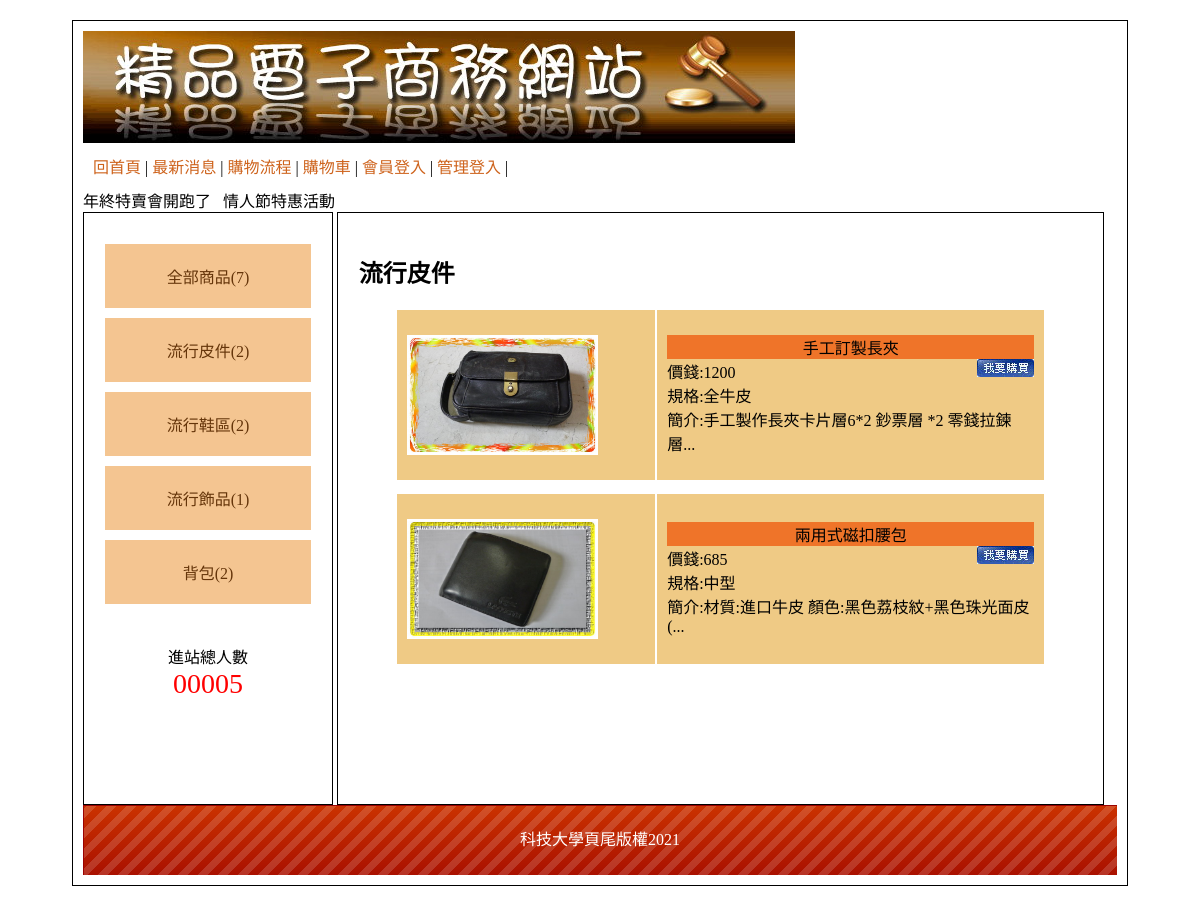
Screenshot of /?type=1 with the database file from the repository.
### tables this page shows
CREATE TABLE `type` (
  `id` int(10) UNSIGNED NOT NULL,
  `name` text NOT NULL,
  `parent` int(10) UNSIGNED NOT NULL DEFAULT 0
);

CREATE TABLE `goods` (
  `id` int(10) UNSIGNED NOT NULL,
  `no` text NOT NULL,
  `name` text NOT NULL,
  `price` int(10) UNSIGNED NOT NULL,
  `spec` text NOT NULL,
  `qt` int(10) UNSIGNED NOT NULL,
  `img` text NOT NULL,
  `intro` text NOT NULL,
  `big` int(10) UNSIGNED NOT NULL,
  `mid` int(10) UNSIGNED NOT NULL,
  `sh` int(1) UNSIGNED NOT NULL DEFAULT 1
);

CREATE TABLE `bot` (
  `id` int(10) UNSIGNED NOT NULL,
  `bot` text NOT NULL
);

### base.php (called while the page is built, shortened)
<?php
class DB{
    private $dsn="mysql:host=localhost;charset=utf8;dbname=web04";
    private $root='root';
    private $password='12345';
    private $table;
    private $pdo;
    public function __construct($table){
        $this->table=$table;
        $this->pdo=new PDO($this->dsn,$this->root,$this->password);
    }
    public function all(...$arg){
        $sql="select * from $this->table ";
        if(isset($arg[0])){
            if(is_array($arg[0])){
                foreach($arg[0] as $key => $value){
                    $tmp[]=sprintf("`%s`='%s'",$key,$value);
                }
                    $sql=$sql . " where " . implode(" && ",$tmp);
            }else{
                $sql=$sql . $arg[0];
            }
        }
        return $this->pdo->query($sql)->fetchAll();
    }
    public function count(...$arg){
        $sql="select count(*) from $this->table ";
        if(isset($arg[0])){
            if(is_array($arg[0])){
                foreach($arg[0] as $key => $value){
                    $tmp[]=sprintf("`%s`='%s'",$key,$value);
                }
                    $sql=$sql . " where " . implode(" && ",$tmp);
            }else{
                $sql=$sql . $arg[0];
            }
        }
        return $this->pdo->query($sql)->fetchColumn();
    }
    public function find($id){
        $sql="select * from $this->table ";
            if(is_array($id)){
                foreach($id as $key => $value){
                    $tmp[]=sprintf("`%s`='%s'",$key,$value);
                }
                    $sql=$sql . " where " . implode(" && ",$tmp);
            }else{
                $sql=$sql . " where `id`='$id'";
            }
        return $this->pdo->query($sql)->fetch(PDO::FETCH_ASSOC);
    }
}
$Bot=new DB('bot');
$Type=new DB('type');
$Goods=new DB('goods');
?>

### index.php (the view, shortened to what this page needs)
<?php include_once "base.php";?>
<!DOCTYPE html
    PUBLIC "-//W3C//DTD XHTML 1.0 Transitional//EN" "http://www.w3.org/TR/xhtml1/DTD/xhtml1-transitional.dtd">
<html xmlns="http://www.w3.org/1999/xhtml">
<head>
    <link href="./css/css.css" rel="stylesheet" type="text/css">
</head>
<body>
    <div id="main">
        <div id="top">
            <a href="?">
                <img src="./icon/0416.jpg">
            </a>
            <div style="padding:10px;">
                <a href="?">回首頁</a> |
                <a href="?do=news">最新消息</a> |
                <a href="?do=look">購物流程</a> |
                <a href="?do=buycart">購物車</a> |
                <?php
                if(isset($_SESSION['mem'])){
                    echo "<a href='?do=logout'>登出</a> |";
                }else{
                    echo "<a href='?do=login'>會員登入</a> |";
                }
                ?>
                <?php
                if(isset($_SESSION['admin'])){
                    echo "<a href='backend.php'>返回管理</a> |";
                }else{
                    echo "<a href='?do=admin'>管理登入</a> |";
                }
                ?>
            </div>
            <marquee>年終特賣會開跑了&nbsp;&nbsp;&nbsp;情人節特惠活動</marquee>
        </div>
        <div id="left" class="ct">
            <div style="min-height:400px;">
            <div><a href="?type=0">全部商品(<?=$Goods->count(['sh'=>1]);?>)</a></div>
            <?php
            $typeBig=$Type->all(['parent'=>0]);
            foreach($typeBig as $tb){
                echo "<div class='ww'>";
                echo "<a href='?type={$tb['id']}'>{$tb['name']}(".$Goods->count(['big'=>$tb['id'],'sh'=>1]).")</a>";
                echo "</div>";
            }
            ?>
            </div>
            <span>
                <div>進站總人數</div>
                <div style="color:#f00; font-size:28px;">
                    00005 </div>
            </span>
        </div>
        <div id="right">
        <?php
        $do=$_GET['do']??'home';
        $file='frontend/'.$do.".php";
        if(file_exists($file)){
                include $file;
        }else{
                include 'frontend/home.php';
        }
        ?>
        </div>
        <div id="bottom" style="line-height:70px;background:url(icon/bot.png); color:#FFF;" class="ct">
        <?=$Bot->find(1)['bot'];?> </div>
    </div>
</body>
</html>

### frontend/home.php
<?php
$type=$_GET['type']??0;
if($type==0){
    $nav="全部商品";
    $rows=$Goods->all(['sh'=>1]);
}else{
    $nav="";
    $tt=$Type->find($type);
    if($tt['parent']==0){
        $nav=$tt['name'];
        $rows=$Goods->all(['big'=>$tt['id'],'sh'=>1]);
    }else{
        $tm=$Type->find($type);
        $tb=$Type->find($tm['parent']);
        $nav=$tb['name'] . " > " . $tm['name'];
        $rows=$Goods->all(['mid'=>$tm['id'],'sh'=>1]);
    }
}
?>
<h2><?=$nav;?></h2>
<?php
foreach($rows as $row){
?>
<table class="all">
    <tr class="pp">
        <td width="40%" height="150px">
            <a href='?do=detail&id=<?=$row['id'];?>'><img src="img/<?=$row['img'];?>" style="width:80%;height:80%"></a>
        </td>
        <td>
            <div class="tt ct"><?=$row['name'];?></div>
            <div>價錢:<?=$row['price'];?>
            <a style="float:right" href='?do=buycart&id=<?=$row['id'];?>&qt=1'><img src="icon/0402.jpg"></a>
        </div>
            <div>規格:<?=$row['spec'];?></div>
            <div>簡介:<?=mb_substr($row['intro'],0,25);?>...</div>
        </td>
    </tr>
</table>
<?php
}
?>

### css/css.css (style rules this page uses)
body { font-family:"微軟正黑體"; }
#main { width:1034px; padding:10px; margin:20px auto 20px auto; border:#000 solid 1px; min-height:768px; }
#top a { color:#CE631C; text-decoration:none; }
#left { display:inline-block; width:20%; padding:2%; min-height:550px; vertical-align:top; border:#000 1px solid; }
#left a { display:block; padding:20px 5px 20px 5px; text-decoration:none; background:#F4C591; margin:10px auto 10px auto; color:#65350A; }
.ct { text-align:center; }
#right { display:inline-block; width:70%; padding:2%; min-height:550px; border:#000 1px solid; }
#bottom { height:70px; background-size:cover; }
.all { width:90%; margin:10px auto 10px auto; }
.all td { min-width:50px; padding:10px; }
.tt { background:#EF7429; }
.pp { background:#EFCA85; }
.pp td { background:#EFCA85; }

### rows the page displays
type: name "流行皮件", count "2"
type: name "流行鞋區", id "2"
type: name "流行飾品", count "1"
type: name "背包", count "2"
goods: img (picture), name "手工訂製長夾", price "1200", spec "全牛皮", intro "手工製作長夾卡片層6*2 鈔票層 *2 零錢拉鍊層"
goods: img (picture), name "兩用式磁扣腰包", price "685", spec "中型", intro "材質:進口牛皮 顏色:黑色荔枝紋+黑色珠光面皮("
bot: bot "科技大學頁尾版權2021"

### other values shown
$Goods->count(['sh'=>1]) "7"
